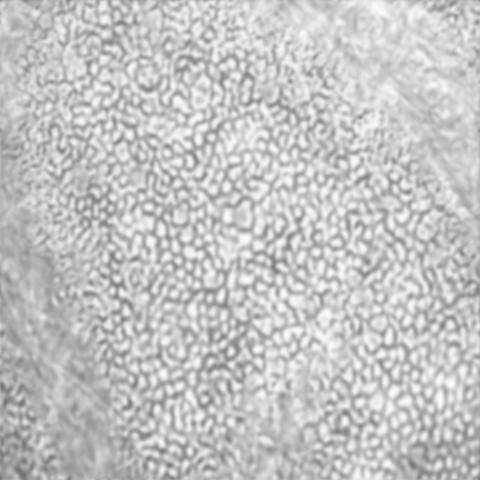
%> input picture 细胞尺寸计算/p2.jpg, 480 x 480 px
$ octave hough.m   (GNU Octave 9; MATLAB toolbox functions it lacks are replaced by stand-ins)
%> lines starting %> are read from the running program, lines starting %| are printed output that depends on the picture; in (x1, y1, x2, y2) boxes, pixels count from 0 and x2, y2 are one past the last pixel; in counts of white or black regions, pixels touching at a corner belong together; the program's own positions count from 1
p2 = imread('p2.jpg');
%> p2 is the input picture: size 480x480 uint8; min 113, max 253, mean 195.9
figure;
subplot(2,3,1);imshow(p2);title('滤波后图像');

p_gray = im2gray(p2);
subplot(2,3,2);imshow(p_gray);title('灰度化后图像');

p_heq=adapthisteq(p_gray,'NumTiles',[10,10]);
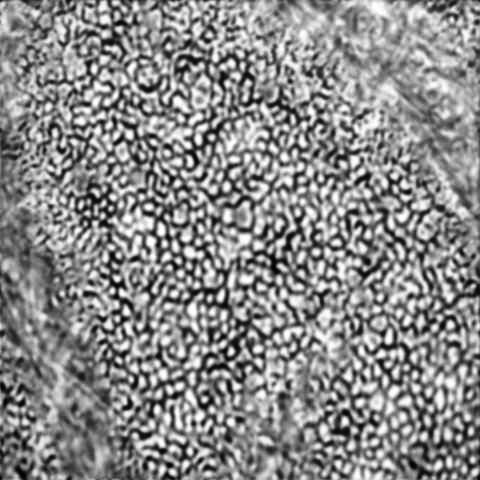
%> p_heq: size 480x480 uint8; min 0, max 255, mean 137.7
subplot(2,3,3);imshow (p_heq);title('直方图均衡化后图像')

se=strel('disk',10);%构造S
p_th=imbothat(p_heq,se);%底帽变换，去除不均匀背景
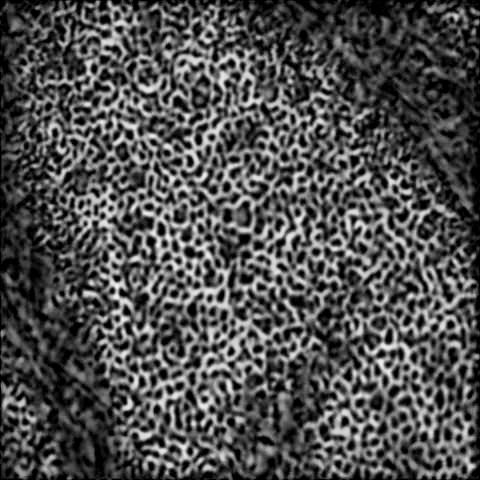
%> p_th: size 480x480 uint8; min 0, max 246, mean 78.8
subplot (2,3,4);imshow (p_th);title('底帽变换后');

p_agc = imadjust(p_th);
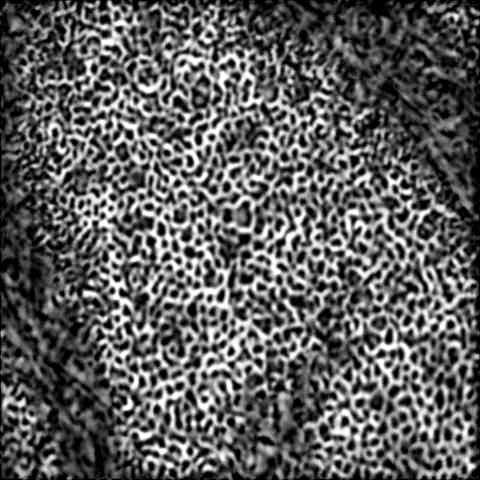
%> p_agc: size 480x480 uint8; min 0, max 255, mean 94.2
subplot(2,3,5);imshow(p_agc);title('调节灰度对比后');

level=graythresh(p_agc);%获取灰度图像gray的阈值
%> level = 0.42
BW=imbinarize(p_agc,level);%将灰度图像gray转化为二值图像bw
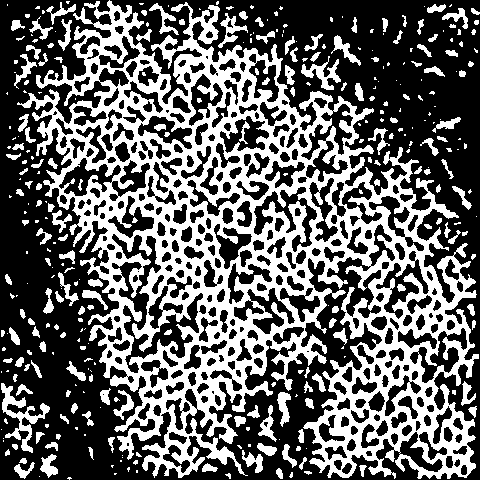
%> BW: size 480x480 logical; 38.9% white; 337 white regions (171 under 20 px), largest, box (x1, y1, x2, y2) and area: (17, 0, 479, 479) 75323, (1, 383, 50, 453) 944, (301, 56, 341, 90) 483
subplot(2,3,6);imshow (BW);title('二值化后');

figure;
% 对二值化图像进行形态学操作
SE = strel('disk', 2);
BW2 = imopen(BW, SE);
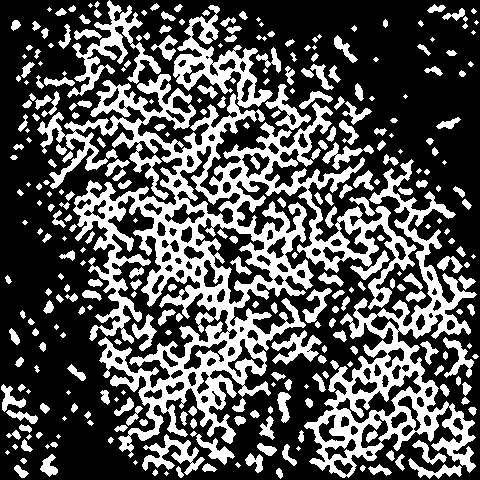
%> BW2: size 480x480 logical; 33.6% white; 321 white regions (63 under 20 px), largest, box (x1, y1, x2, y2) and area: (37, 74, 417, 458) 36621, (304, 159, 477, 478) 12557, (173, 5, 273, 108) 3005
BW3 = imclose(BW2, SE);
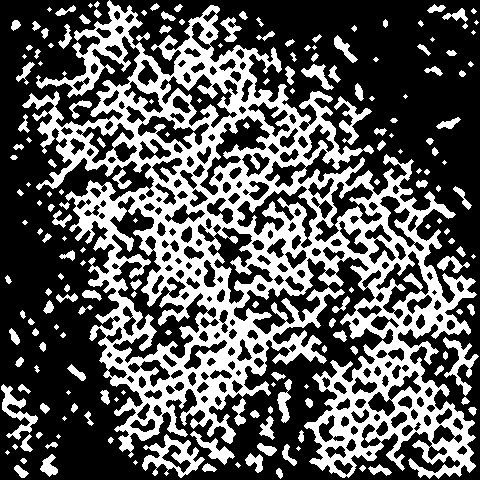
%> BW3: size 480x480 logical; 35.5% white; 190 white regions (48 under 20 px), largest, box (x1, y1, x2, y2) and area: (22, 0, 477, 479) 68287, (142, 434, 205, 478) 1066, (1, 384, 38, 440) 654
imshow(BW3);title('形态学操作后');

% 使用Hough变换进行圆形检测
[centers, radii] = imfindcircles(BW3,[4, 20]);
%> centers = 263 rows, first 12: [48.5 308; 16.13 25.47; 241 420.5; 45.24 408.6; 284.9 398.8; 255.5 415; 228.3 437.1; 258.6 368.4; 309.9 403.5; 209.6 35.18; 270.5 450.4; 422.1 184.1]; radii = 263 values, max 18.49 at index 256, min 4.03 at index 173, mean 7.24

% 计算细胞平均半径
avgRadius = mean(radii);
%> avgRadius = 7.24
sigma = std(radii);
%> sigma = 3.11
lower_threshold = avgRadius - 2 * sigma;
%> lower_threshold = 1.01
upper_threshold = avgRadius + 2 * sigma;
%> upper_threshold = 13.47

% 找到位于阈值内的所有元素
idx = find(radii >= lower_threshold & radii <= upper_threshold);
%> idx = 247 values from 1 to 263
radii = radii(idx);
%> radii = 247 values, max 13.2 at index 147, min 4.03 at index 172, mean 6.7
centers = centers(idx,:);
%> centers = 247 rows, first 12: [48.5 308; 16.13 25.47; 241 420.5; 45.24 408.6; 284.9 398.8; 255.5 415; 228.3 437.1; 258.6 368.4; 309.9 403.5; 209.6 35.18; 270.5 450.4; 422.1 184.1]
avgRadius = mean(radii);
%> avgRadius = 6.7

figure;
% 显示原始图像和检测结果
imshow(p2); hold on;
h = viscircles(centers, radii,'EdgeColor','b');
title(['Average cell radius: ', num2str(avgRadius)]);
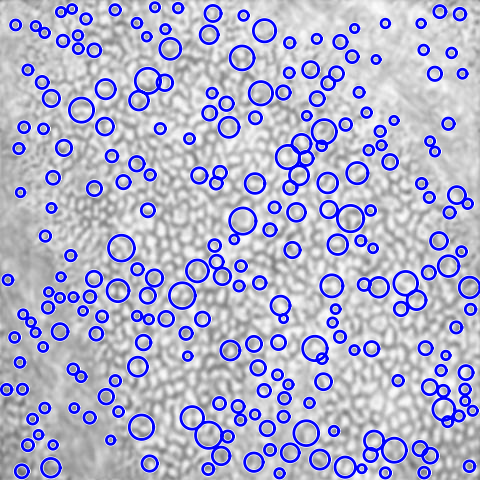
%> figure redrawn from the program's plot data; its title reads 'Average cell radius: 6.7034'
